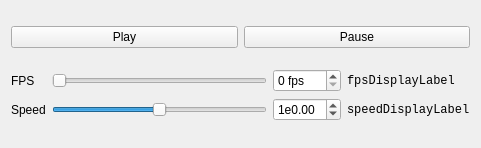
<?xml version="1.0" encoding="UTF-8"?>
<ui version="4.0">
 <class>PlayerControlWidget</class>
 <widget class="QWidget" name="PlayerControlWidget">
  <property name="geometry">
   <rect>
    <x>0</x>
    <y>0</y>
    <width>481</width>
    <height>148</height>
   </rect>
  </property>
  <property name="sizePolicy">
   <sizepolicy hsizetype="Minimum" vsizetype="Minimum">
    <horstretch>0</horstretch>
    <verstretch>0</verstretch>
   </sizepolicy>
  </property>
  <property name="windowTitle">
   <string>Form</string>
  </property>
  <layout class="QVBoxLayout" name="verticalLayout">
   <item>
    <layout class="QHBoxLayout" name="horizontalLayout">
     <item>
      <widget class="QPushButton" name="playButton">
       <property name="enabled">
        <bool>true</bool>
       </property>
       <property name="text">
        <string>Play</string>
       </property>
      </widget>
     </item>
     <item>
      <widget class="QPushButton" name="pauseButton">
       <property name="enabled">
        <bool>true</bool>
       </property>
       <property name="text">
        <string>Pause</string>
       </property>
      </widget>
     </item>
    </layout>
   </item>
   <item>
    <layout class="QGridLayout" name="gridLayout">
     <item row="0" column="0">
      <widget class="QLabel" name="fpsLabel">
       <property name="text">
        <string>FPS</string>
       </property>
      </widget>
     </item>
     <item row="0" column="1">
      <widget class="QSlider" name="fpsSlider">
       <property name="maximum">
        <number>25</number>
       </property>
       <property name="pageStep">
        <number>1</number>
       </property>
       <property name="value">
        <number>0</number>
       </property>
       <property name="orientation">
        <enum>Qt::Horizontal</enum>
       </property>
      </widget>
     </item>
     <item row="0" column="2">
      <widget class="QSpinBox" name="fpsSpinBox">
       <property name="suffix">
        <string> fps</string>
       </property>
       <property name="maximum">
        <number>25</number>
       </property>
      </widget>
     </item>
     <item row="1" column="0">
      <widget class="QLabel" name="speedLabel">
       <property name="text">
        <string>Speed</string>
       </property>
      </widget>
     </item>
     <item row="1" column="1">
      <widget class="QSlider" name="speedSlider">
       <property name="minimum">
        <number>-30</number>
       </property>
       <property name="maximum">
        <number>30</number>
       </property>
       <property name="pageStep">
        <number>5</number>
       </property>
       <property name="orientation">
        <enum>Qt::Horizontal</enum>
       </property>
      </widget>
     </item>
     <item row="1" column="2">
      <widget class="QDoubleSpinBox" name="speedSpinBox">
       <property name="prefix">
        <string>1e</string>
       </property>
       <property name="minimum">
        <double>-3.000000000000000</double>
       </property>
       <property name="maximum">
        <double>3.000000000000000</double>
       </property>
       <property name="singleStep">
        <double>0.100000000000000</double>
       </property>
      </widget>
     </item>
     <item row="0" column="3">
      <widget class="QLabel" name="fpsDisplayLabel">
       <property name="font">
        <font>
         <family>Monospace</family>
        </font>
       </property>
       <property name="text">
        <string>fpsDisplayLabel</string>
       </property>
       <property name="textFormat">
        <enum>Qt::PlainText</enum>
       </property>
      </widget>
     </item>
     <item row="1" column="3">
      <widget class="QLabel" name="speedDisplayLabel">
       <property name="font">
        <font>
         <family>Monospace</family>
        </font>
       </property>
       <property name="text">
        <string>speedDisplayLabel</string>
       </property>
      </widget>
     </item>
    </layout>
   </item>
  </layout>
 </widget>
 <resources/>
 <connections/>
</ui>
